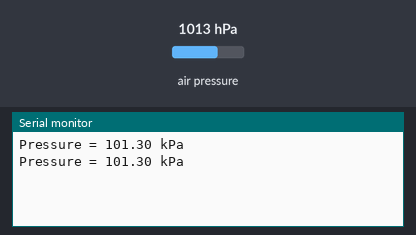
Simulated run of this sketch. Board: Arduino Nano 33 BLE. Shown: the last lines printed to the serial monitor. The inputs (shaded band) are chosen by the test bench; at power-on: air pressure 1013 hPa.

Above: at 1.8 s.
1.9 s: air pressure set to 952 hPa
At 2.4 s:
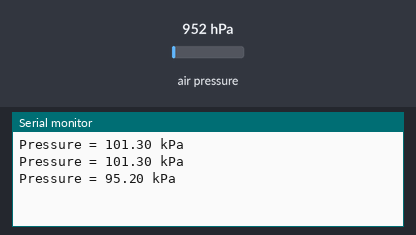
3.4 s: air pressure set to 975 hPa
At 4.8 s:
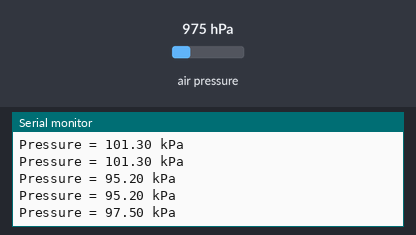
Timing chart, 0 to 6.4 s (numbered marks = the images above; inputs shaded):
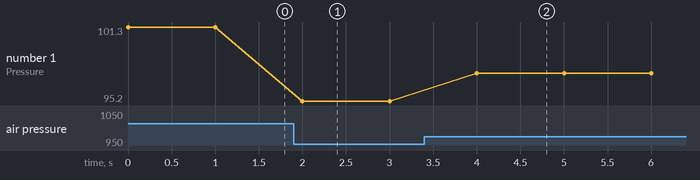

The sketch:

lps22hb.ino
```cpp
#include <Arduino_LPS22HB.h>  // Click here to get the library: http://librarymanager/All#Arduino_LPS22HB


void setup() {
  // Setup usb
  Serial.begin(115200);
  while(!Serial);

    /* LPS22HB init */
    if (!BARO.begin()) {
      Serial.println("Failed to initialize pressure sensor!");
      while (1);
    }
}

void loop() {

  lps22hb_get();
  delay(1000);
}

void lps22hb_get(){
  // read the sensor value
  float pressure = BARO.readPressure();

  // print the sensor value
  Serial.print("Pressure = ");
  Serial.print(pressure);
  Serial.println(" kPa");
}
```

Measured:
- after the input at 1.9 s, the serial monitor: prints a new line after 0.10 s (image 1)
- after the input at 3.4 s, the serial monitor: prints a new line after 0.60 s (image 2)
- plotted number 1: 101.3 → 95.2 after the input at 1.9 s, 95.2 → 97.5 after the input at 3.4 s
